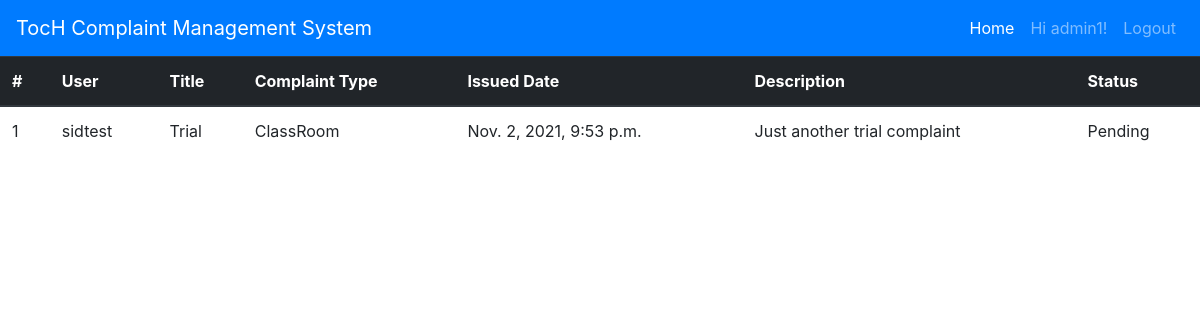
The app's page /dashboard (signed in) with its own data.
### accounts/models.py (models this page shows, shortened)
class Account(AbstractBaseUser):
    DEPT = (
        ('CSE', 'Computer Science & Engineering (CSE)'),
        ('IT', 'Information Technology (IT)'),
        ('SF', 'Fire & Safety (SE)'),
        ('ME', 'Mechanical Engineering (ME)'),
        ('ECE', 'Electronics & Communication (ECE)'),
        ('EEE', 'Electrical & Electronics (EEE'),
    )
    email           = models.EmailField(verbose_name="email", max_length=60, unique=True)
    username        = models.CharField(max_length=40)
    employeeId      = models.CharField(max_length=20, unique=True)
    phone_regex     = RegexValidator(regex=r'^\d{10,10}$', message="Phone number must contain only numbers:Up to 10 digits allowed.")
    phone           = models.CharField(validators=[phone_regex], max_length=10)
    department      = models.CharField(max_length=4, choices=DEPT,default='Computer Science & Engineering (CSE)')
    date_joined     = models.DateTimeField(verbose_name="date joined", auto_now_add=True)
    last_login      = models.DateTimeField(verbose_name="last login", auto_now=True)
    is_admin        = models.BooleanField(default=False)
    is_active       = models.BooleanField(default=True)
    is_staff        = models.BooleanField(default=False)
    is_superuser    = models.BooleanField(default=False)
    objects = MyAccountManager()
    USERNAME_FIELD  = 'email'
    REQUIRED_FIELDS = ['username']
    def __str__(self):
        return self.username

### backend/models.py (models this page shows, shortened)
class Complaint(models.Model):
    STATUS            = ((1,'Solved'),(2, 'InProgress'),(3,'Pending'))
    TYPE              = (('ClassRoom',"ClassRoom"),('Teacher',"Teacher"),('Management',"Management"),('College',"College"),('Other',"Other"))
    Title             = models.CharField(max_length=200, blank=False, null=True)
    user              = models.ForeignKey(Account, on_delete=models.CASCADE, default=None)
    Type_of_complaint = models.CharField(choices=TYPE, null=True, max_length=200)
    Description       = models.TextField(max_length=4000, blank=False, null=True)
    Time              = models.DateTimeField(verbose_name="time created", auto_now_add=True)
    status            = models.IntegerField(choices=STATUS, default=3)
    def __init__(self, *args, **kwargs):
        super(Complaint, self).__init__(*args, **kwargs)
        self.__status = self.status

### accounts/decorators.py (the view)
        def wrapper_func(request, *args, **kwargs):
            print("Working")
            return view_func(request, *args, **kwargs)

### backend/views.py (called while the page is built)
@allowed_users(allowed_roles=['admin'])
@login_required(login_url='login')
def dashboard(request):
    coms = Complaint.objects.all
    args = {'coms':coms}
    return render(request, 'backend/dashboard.html', args)

### backend/templates/backend/dashboard.html (shortened to what this page needs)
<!DOCTYPE html>
<html lang="en">
<head>
    <link rel="stylesheet" href="https://stackpath.bootstrapcdn.com/bootstrap/4.1.3/css/bootstrap.min.css">
</head>
<body>
<nav class="navbar navbar-expand-lg navbar navbar-dark bg-primary">
    <a class="navbar-brand" href="">TocH Complaint Management System</a>
    <div class="collapse navbar-collapse" id="navbarNav">
      <ul class="navbar-nav ml-auto">
        <li class="nav-item active">
          <a class="nav-link" href="{% url 'index' %}">Home <span class="sr-only">(current)</span></a>
        </li>
        <li class="nav-item">
          <a class="nav-link" href="#">Hi {{user.username}}!</a>
        </li>
        <li class="nav-item">
          <a class="nav-link" href="{% url 'logout' %}">Logout</a>
        </li>
      </ul>
    </div>
  </nav>
  <table class="table">
        <thead class="thead-dark">
          <tr>
            <th scope="col">#</th>
            <th scope="col">User</th>
            <th scope="col">Title</th>
            <th scope="col">Complaint Type</th>
            <th scope="col">Issued Date</th>
            <th scope="col">Description</th>
            <th scope="col">Status</th>
          </tr>
        </thead>
        {% for data in coms %}
        <tbody>
          <tr>
            <td>{{data.id}}</td>
            <td>{{data.user}}</td>
            <td>{{data.Title}}</td>
            <td>{{data.Type_of_complaint}}</td>
            <td>{{data.Time}}</td>
            <td>{{data.Description}}</td>
            <td>{{data.get_status_display}}</td>
          </tr>
        </tbody>
        {% endfor %}
      </table>
</body>
</html>

### records on screen
Account: username "admin1"
Complaint: id "1", user "sidtest", Title "Trial", Type_of_complaint "ClassRoom", Time "Nov. 2, 2021, 9:53 p.m.", Description "Just another trial complaint", status "Pending"
